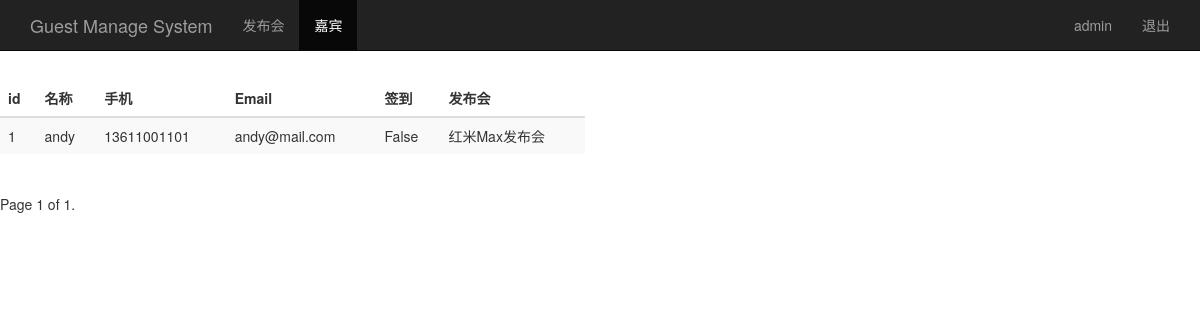
Before: /guest_manage/ (signed in) with the older database file.
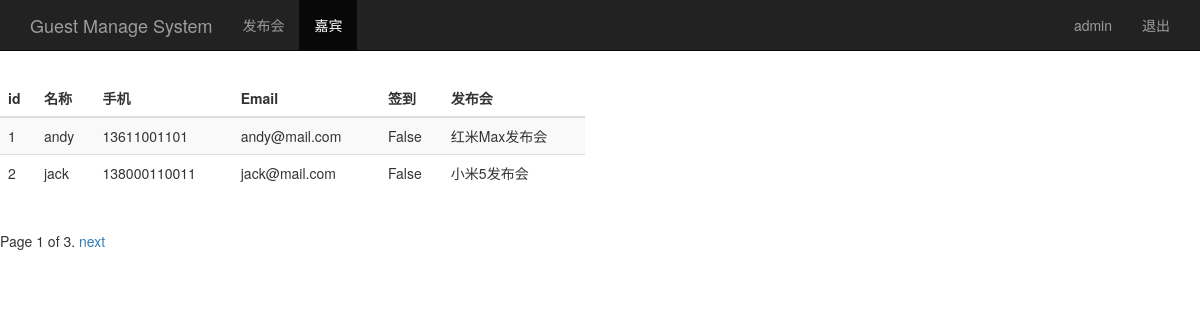
After: the same page with the newer database file.
### sign/models.py (models this page shows)
class Guest(models.Model):
    event = models.ForeignKey(Event)
    realname = models.CharField(max_length=64)
    phone = models.CharField(max_length=16)
    email = models.EmailField()
    sign = models.BooleanField()
    create_time = models.DateTimeField(auto_now=True)

class Event(models.Model):
    name = models.CharField(max_length=100)
    limit = models.IntegerField()
    status = models.BooleanField()
    address = models.CharField(max_length=200)
    start_time = models.DateTimeField("events time")
    def __unicode__(self):
        return self.name

### sign/views.py (the view)
# urls.py: url(r'^guest_manage/$', views.guest_manage),
@login_required
def guest_manage(request):
    username = request.session.get("user", "")
    guest_list = Guest.objects.all()
    paginator = Paginator(guest_list, 2)
    page = request.GET.get("page")
    try:
        contacts = paginator.page(page)
    except PageNotAnInteger:
        contacts = paginator.page(1)
    except EmptyPage:
        contacts = paginator.page(paginator.num_pages)
    return render(request, "guest_manage.html", {
            "user": username,
            "guests": contacts
        })

### sign/templates/guest_manage.html (shortened to what this page needs)
<!DOCTYPE html>
<html>
<head>
    {% load bootstrap3 %}
    {% bootstrap_css %}
</head>
<body>
    <nav class="navbar navbar-inverse navbar-fixed-top">
        <div class="container">
            <div class="navbar-header">
                <a class="navbar-brand" href="/event_manage/">Guest Manage System</a>
            </div>
            <div id="navbar" class="collapse navbar-collapse">
                <ul class="nav navbar-nav">
                    <li><a href="/event_manage/">发布会</a></li>
                    <li class="active"><a href="#">嘉宾</a></li>
                </ul>
                <ul class="nav navbar-nav navbar-right">
                    <li>
                        <a href="#">
                            {{ user }}
                        </a>
                    </li>
                    <li>
                        <a href="/logout/">
                            退出
                        </a>
                    </li>
                </ul>
            </div>
        </div>
    </nav>
    <div class="row" style="padding-top: 80px;">
        <div class="col-md-6">
            <table class="table table-striped">
                <thead>
                    <tr>
                        <th>id</th>
                        <th>名称</th>
                        <th>手机</th>
                        <th>Email</th>
                        <th>签到</th>
                        <th>发布会</th>
                    </tr>
                </thead>
                <tbody>
                    {% for guest in guests %}
                    <tr>
                        <td>{{ guest.id   }}</td>
                        <td>{{ guest.realname  }}</td>
                        <td>{{ guest.phone  }}</td>
                        <td>{{ guest.email   }}</td>
                        <td>{{ guest.sign  }}</td>
                        <td>{{ guest.event }}</td>
                    </tr>
                    {% endfor %}
                </tbody>
            </table>
        </div>
    </div>
    <div class="pagination">
        <span class="step-links">
            <span class="current">
                Page {{ guests.number }} of {{ guests.paginator.num_pages }}.
            </span>
            {% if guests.has_next %}
            <a href="?page={{ guests.next_page_number}}">next</a>
            {% endif %}
        </span>
    </div>
</body>
</html>

Changed rows visible on the page:
added Guest: id "2", realname "jack", phone "138000110011", email "jack@mail.com", sign "False", event "小米5发布会"
Other visible differences:
{{ guests.paginator.num_pages }}: "1" → "3"
text now shown: "next"
